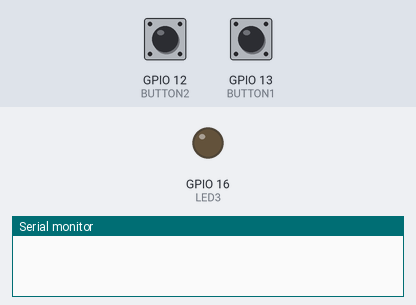
A sketch run on a simulated ESP32. Parts: output pins drawn as LEDs (lit = HIGH), the last lines printed to the serial monitor. The test bench sets the inputs (shaded band); at power-on: GPIO 13 (BUTTON1) HIGH, GPIO 12 (BUTTON2) HIGH.

Above: at 1.2 s.
1.3 s: GPIO 13 (BUTTON1) pulled LOW for 0.15 s
At 1.6 s:
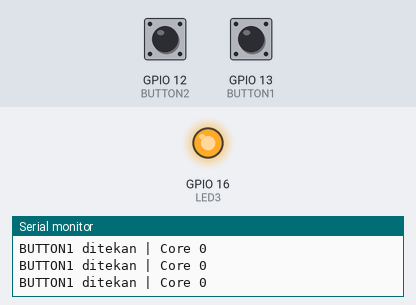
2.9 s: GPIO 12 (BUTTON2) pulled LOW for 0.15 s
At 4.0 s:
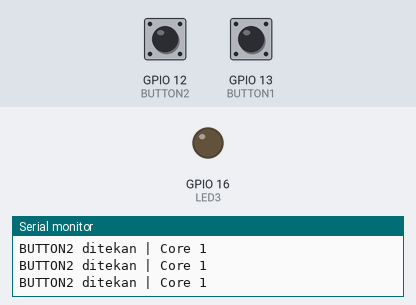
4.5 s: GPIO 13 (BUTTON1) pulled LOW for 1 s
At 5.2 s:
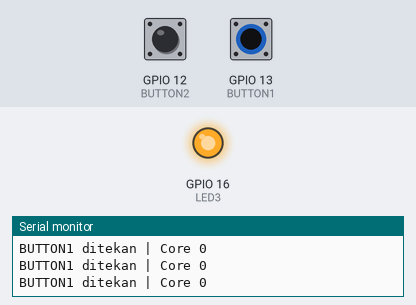
Timing chart, 0 to 7.5 s (numbered marks = the images above; inputs shaded):
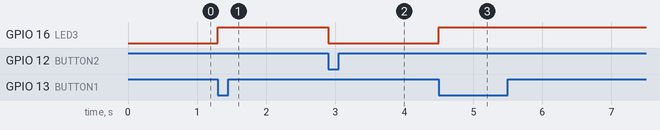

The sketch:

main.ino
```cpp
#include <Arduino.h>
#include "freertos/FreeRTOS.h"
#include "freertos/task.h"

// ================= PIN DEFINISI =================
#define BUTTON1 13
#define BUTTON2 12
#define LED3 16

// ================= TASK CORE 0 =================
void Task_Button_Core0(void *parameter) {
  for(;;){
    int state = digitalRead(BUTTON1);
    if (state == LOW) { // tombol ditekan
      digitalWrite(LED3, HIGH);
      Serial.println("BUTTON1 ditekan | Core 0");
    }
    vTaskDelay(50 / portTICK_PERIOD_MS); // debounce sederhana
  }
}

// ================= TASK CORE 1 =================
void Task_Button_Core1(void *parameter) {
  for(;;){
    int state = digitalRead(BUTTON2);
    if (state == LOW) { // tombol ditekan
      digitalWrite(LED3, LOW);
      Serial.println("BUTTON2 ditekan | Core 1");
    }
    vTaskDelay(50 / portTICK_PERIOD_MS); // debounce sederhana
  }
}

// ================= SETUP =================
void setup() {
  Serial.begin(115200);

  pinMode(BUTTON1, INPUT_PULLUP);
  pinMode(BUTTON2, INPUT_PULLUP);
  pinMode(LED3, OUTPUT);
  digitalWrite(LED3, LOW);

  // Jalankan task pada core berbeda
  xTaskCreatePinnedToCore(Task_Button_Core0, "BTN_Core0", 2048, NULL, 1, NULL, 0); // CORE 0
  xTaskCreatePinnedToCore(Task_Button_Core1, "BTN_Core1", 2048, NULL, 1, NULL, 1); // CORE 1
}

void loop() {
  // Tidak digunakan karena semua berjalan dalam task
}
```

Measured:
- after the input at 1.3 s, GPIO 16 (LED3): LOW → HIGH at once
- after the input at 2.9 s, GPIO 16 (LED3): HIGH → LOW at once
- after the input at 4.5 s, GPIO 16 (LED3): LOW → HIGH at once
